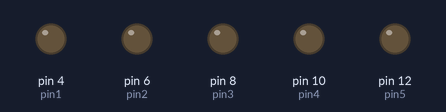
The sketch below on a simulated Arduino Uno, built with avr-gcc and run on an emulated ATmega328P. On the bench: output pins drawn as LEDs (lit = HIGH).

Above: at 0.2 s.
At 2.7 s:
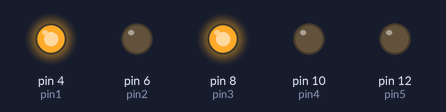
At 5.2 s:
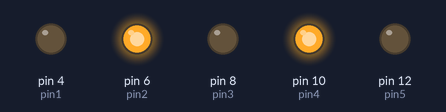
At 10.2 s:
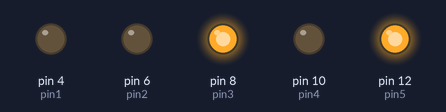
At 15.2 s:
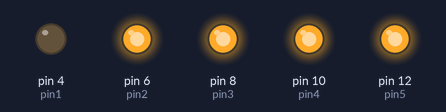
At 20.2 s:
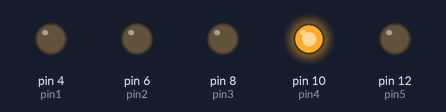
Timing chart, 0 to 20.8 s (numbered marks = the images above):
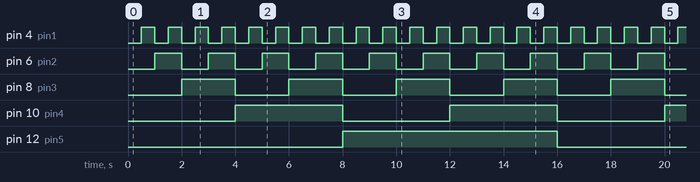

Measured:
- by itself, pin 4 (pin1): alternates HIGH for 0.50 s and LOW for 0.50 s
- by itself, pin 6 (pin2): alternates HIGH for 1.0 s and LOW for 1.0 s
- by itself, pin 8 (pin3): alternates HIGH for 2.0 s and LOW for 2.0 s
- by itself, pin 10 (pin4): alternates HIGH for 4.0 s and LOW for 4.0 s
- by itself, pin 12 (pin5): alternates HIGH for 8.0 s and LOW for 8.0 s

The sketch:

2.LENBGUAJE_MOBILIARIO.ino
```cpp
int pin1 = 4;
int pin2 = 6;
int pin3 = 8;
int pin4 = 10;
int pin5 = 12;
int pausa = 500;

void setup() {
pinMode(pin1, OUTPUT);
pinMode(pin2, OUTPUT);
pinMode(pin3, OUTPUT);
pinMode(pin4, OUTPUT);
pinMode(pin5, OUTPUT);
}

void loop() {
//0
  digitalWrite(pin1, LOW);
  digitalWrite(pin2, LOW);
  digitalWrite(pin3, LOW);
  digitalWrite(pin4, LOW);
  digitalWrite(pin5, LOW);
delay(pausa);

//1
  digitalWrite(pin1, HIGH);
  digitalWrite(pin2, LOW);
  digitalWrite(pin3, LOW);
  digitalWrite(pin4, LOW);
  digitalWrite(pin5, LOW);
delay(pausa);

//2
  digitalWrite(pin1, LOW);
  digitalWrite(pin2, HIGH);
  digitalWrite(pin3, LOW);
  digitalWrite(pin4, LOW);
  digitalWrite(pin5, LOW);
delay(pausa);

//3
  digitalWrite(pin1, HIGH);
  digitalWrite(pin2, HIGH);
  digitalWrite(pin3, LOW);
  digitalWrite(pin4, LOW);
  digitalWrite(pin5, LOW);
delay(pausa);

//4
  digitalWrite(pin1, LOW);
  digitalWrite(pin2, LOW);
  digitalWrite(pin3, HIGH);
  digitalWrite(pin4, LOW);
  digitalWrite(pin5, LOW);
delay(pausa);

//5
  digitalWrite(pin1, HIGH);
  digitalWrite(pin2, LOW);
  digitalWrite(pin3, HIGH);
  digitalWrite(pin4, LOW);
  digitalWrite(pin5, LOW);
delay(pausa);

//6
  digitalWrite(pin1, LOW);
  digitalWrite(pin2, HIGH);
  digitalWrite(pin3, HIGH);
  digitalWrite(pin4, LOW);
  digitalWrite(pin5, LOW);
delay(pausa);

//7
  digitalWrite(pin1, HIGH);
  digitalWrite(pin2, HIGH);
  digitalWrite(pin3, HIGH);
  digitalWrite(pin4, LOW);
  digitalWrite(pin5, LOW);
delay(pausa);

//8
  digitalWrite(pin1, LOW);
  digitalWrite(pin2, LOW);
  digitalWrite(pin3, LOW);
  digitalWrite(pin4, HIGH);
  digitalWrite(pin5, LOW);
delay(pausa);

//9
  digitalWrite(pin1, HIGH);
  digitalWrite(pin2, LOW);
  digitalWrite(pin3, LOW);
  digitalWrite(pin4, HIGH);
  digitalWrite(pin5, LOW);
delay(pausa);

//10
  digitalWrite(pin1, LOW);
  digitalWrite(pin2, HIGH);
  digitalWrite(pin3, LOW);
  digitalWrite(pin4, HIGH);
  digitalWrite(pin5, LOW);
delay(pausa);

//10+1
  digitalWrite(pin1, HIGH);
  digitalWrite(pin2, HIGH);
  digitalWrite(pin3, LOW);
  digitalWrite(pin4, HIGH);
  digitalWrite(pin5, LOW);
delay(pausa);

//12
  digitalWrite(pin1, LOW);
  digitalWrite(pin2, LOW);
  digitalWrite(pin3, HIGH);
  digitalWrite(pin4, HIGH);
  digitalWrite(pin5, LOW);
delay(pausa);

//13
  digitalWrite(pin1, HIGH);
  digitalWrite(pin2, LOW);
  digitalWrite(pin3, HIGH);
  digitalWrite(pin4, HIGH);
  digitalWrite(pin5, LOW);
delay(pausa);

//14
  digitalWrite(pin1, LOW);
  digitalWrite(pin2, HIGH);
  digitalWrite(pin3, HIGH);
  digitalWrite(pin4, HIGH);
  digitalWrite(pin5, LOW);
delay(pausa);

//15
  digitalWrite(pin1, HIGH);
  digitalWrite(pin2, HIGH);
  digitalWrite(pin3, HIGH);
  digitalWrite(pin4, HIGH);
  digitalWrite(pin5, LOW);
delay(pausa);

//16
  digitalWrite(pin1, LOW);
  digitalWrite(pin2, LOW);
  digitalWrite(pin3, LOW);
  digitalWrite(pin4, LOW);
  digitalWrite(pin5, HIGH);
delay(pausa);

//17
  digitalWrite(pin1, HIGH);
  digitalWrite(pin2, LOW);
  digitalWrite(pin3, LOW);
  digitalWrite(pin4, LOW);
  digitalWrite(pin5, HIGH);
delay(pausa);

//18
  digitalWrite(pin1, LOW);
  digitalWrite(pin2, HIGH);
  digitalWrite(pin3, LOW);
  digitalWrite(pin4, LOW);
  digitalWrite(pin5, HIGH);
delay(pausa);

//19
  digitalWrite(pin1, HIGH);
  digitalWrite(pin2, HIGH);
  digitalWrite(pin3, LOW);
  digitalWrite(pin4, LOW);
  digitalWrite(pin5, HIGH);
delay(pausa);

//20
  digitalWrite(pin1, LOW);
  digitalWrite(pin2, LOW);
  digitalWrite(pin3, HIGH);
  digitalWrite(pin4, LOW);
  digitalWrite(pin5, HIGH);
delay(pausa);

//21
  digitalWrite(pin1, HIGH);
  digitalWrite(pin2, LOW);
  digitalWrite(pin3, HIGH);
  digitalWrite(pin4, LOW);
  digitalWrite(pin5, HIGH);
delay(pausa);

//22
  digitalWrite(pin1, LOW);
  digitalWrite(pin2, HIGH);
  digitalWrite(pin3, HIGH);
  digitalWrite(pin4, LOW);
  digitalWrite(pin5, HIGH);
delay(pausa);

//23
  digitalWrite(pin1, HIGH);
  digitalWrite(pin2, HIGH);
  digitalWrite(pin3, HIGH);
  digitalWrite(pin4, LOW);
  digitalWrite(pin5, HIGH);
delay(pausa);

//24
  digitalWrite(pin1, LOW);
  digitalWrite(pin2, LOW);
  digitalWrite(pin3, LOW);
  digitalWrite(pin4, HIGH);
  digitalWrite(pin5, HIGH);
delay(pausa);

//25
  digitalWrite(pin1, HIGH);
  digitalWrite(pin2, LOW);
  digitalWrite(pin3, LOW);
  digitalWrite(pin4, HIGH);
  digitalWrite(pin5, HIGH);
delay(pausa);

//26
  digitalWrite(pin1, LOW);
  digitalWrite(pin2, HIGH);
  digitalWrite(pin3, LOW);
  digitalWrite(pin4, HIGH);
  digitalWrite(pin5, HIGH);
delay(pausa);

//27
  digitalWrite(pin1, HIGH);
  digitalWrite(pin2, HIGH);
  digitalWrite(pin3, LOW);
  digitalWrite(pin4, HIGH);
  digitalWrite(pin5, HIGH);
delay(pausa);

//28
  digitalWrite(pin1, LOW);
  digitalWrite(pin2, LOW);
  digitalWrite(pin3, HIGH);
  digitalWrite(pin4, HIGH);
  digitalWrite(pin5, HIGH);
delay(pausa);

//29
  digitalWrite(pin1, HIGH);
  digitalWrite(pin2, LOW);
  digitalWrite(pin3, HIGH);
  digitalWrite(pin4, HIGH);
  digitalWrite(pin5, HIGH);
delay(pausa);

//30
  digitalWrite(pin1, LOW);
  digitalWrite(pin2, HIGH);
  digitalWrite(pin3, HIGH);
  digitalWrite(pin4, HIGH);
  digitalWrite(pin5, HIGH);
delay(pausa);

//31
  digitalWrite(pin1, HIGH);
  digitalWrite(pin2, HIGH);
  digitalWrite(pin3, HIGH);
  digitalWrite(pin4, HIGH);
  digitalWrite(pin5, HIGH);
delay(pausa);

}
```
